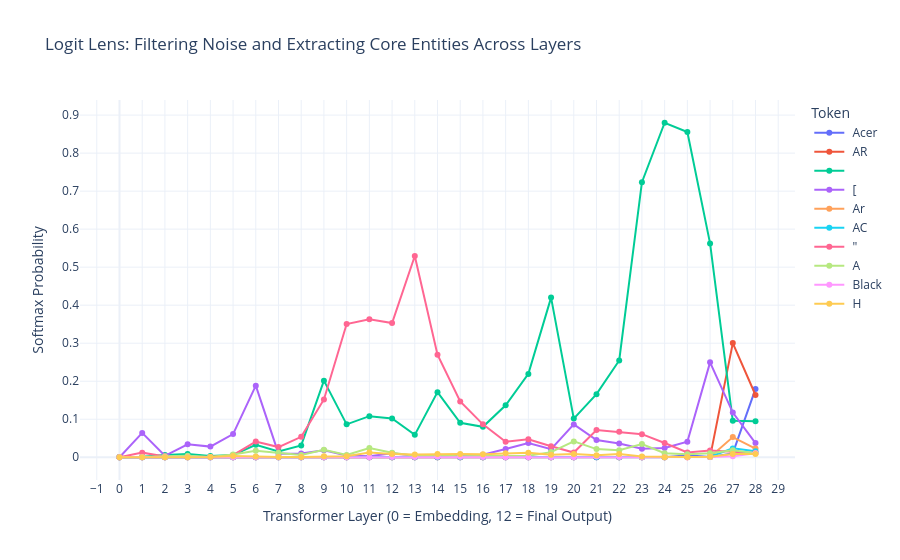

The notebook cell this image was saved under:
### Code cell
# Generate Interactive Plotly Chart
fig = px.line(
    df,
    x="Layer_Num",
    y="Probability",
    color="Token",
    title="Logit Lens: Filtering Noise and Extracting Core Entities Across Layers",
    labels={
        "Layer_Num": "Transformer Layer (0 = Embedding, 12 = Final Output)",
        "Probability": "Softmax Probability"
    },
    markers=True,
    template="plotly_white"
)

fig.update_layout(
    xaxis=dict(tickmode='linear', tick0=0, dtick=1),
    hovermode="x unified"
)

# Renders the interactive widget in Colab
fig.show()

### Figure 1 — Plotly figure (JSON) as saved in the notebook; plotly's stock layout.template omitted (floating-point values rounded to 4 significant figures)
{"data": [{"hovertemplate": "Token= Acer<br>Transformer Layer (0 = Embedding, 12 = Final Output)=%{x}<br>Softmax Probability=%{y}<extra></extra>", "legendgroup": " Acer", "line": {"color": "#636efa", "dash": "solid"}, "marker": {"symbol": "circle"}, "mode": "lines+markers", "name": " Acer", "orientation": "v", "showlegend": true, "type": "scatter", "x": [0, 1, 2, 3, 4, 5, 6, 7, 8, 9, 10, 11, 12, 13, 14, 15, 16, 17, 18, 19, 20, 21, 22, 23, 24, 25, 26, 27, 28], "xaxis": "x", "y": [0.0, 0.0, 0.0, 0.0, 0.0, 0.0, 0.0, 0.0, 0.0, 0.0, 0.0, 0.0, 0.0, 0.0, 0.0, 0.0, 0.0, 0.0, 0.0, 0.0, 0.0, 5.96e-08, 2.444e-06, 7.033e-06, 0.00014, 0.005127, 0.0009398, 0.01011, 0.1798], "yaxis": "y"}, {"hovertemplate": "Token= AR<br>Transformer Layer (0 = Embedding, 12 = Final Output)=%{x}<br>Softmax Probability=%{y}<extra></extra>", "legendgroup": " AR", "line": {"color": "#EF553B", "dash": "solid"}, "marker": {"symbol": "circle"}, "mode": "lines+markers", "name": " AR", "orientation": "v", "showlegend": true, "type": "scatter", "x": [0, 1, 2, 3, 4, 5, 6, 7, 8, 9, 10, 11, 12, 13, 14, 15, 16, 17, 18, 19, 20, 21, 22, 23, 24, 25, 26, 27, 28], "xaxis": "x", "y": [0.0, 4.172e-07, 1.848e-06, 1.49e-06, 1.788e-07, 2.384e-07, 1.132e-06, 3.576e-07, 2.98e-07, 1.669e-06, 1.907e-06, 7.749e-06, 8.821e-06, 1.621e-05, 1.079e-05, 2.253e-05, 2.348e-05, 4.655e-05, 2.885e-05, 2.42e-05, 2.474e-05, 2.879e-05, 1.127e-05, 4.578e-05, 9.179e-06, 9.65e-05, 0.0003526, 0.3003, 0.1637], "yaxis": "y"}, {"hovertemplate": "Token= <br>Transformer Layer (0 = Embedding, 12 = Final Output)=%{x}<br>Softmax Probability=%{y}<extra></extra>", "legendgroup": " ", "line": {"color": "#00cc96", "dash": "solid"}, "marker": {"symbol": "circle"}, "mode": "lines+markers", "name": " ", "orientation": "v", "showlegend": true, "type": "scatter", "x": [0, 1, 2, 3, 4, 5, 6, 7, 8, 9, 10, 11, 12, 13, 14, 15, 16, 17, 18, 19, 20, 21, 22, 23, 24, 25, 26, 27, 28], "xaxis": "x", "y": [0.0, 0.001067, 0.005627, 0.008385, 0.002998, 0.005936, 0.03271, 0.01549, 0.03108, 0.2015, 0.08649, 0.1081, 0.1019, 0.05893, 0.1713, 0.09045, 0.08002, 0.1366, 0.2192, 0.4199, 0.1017, 0.1659, 0.2546, 0.7236, 0.8799, 0.8555, 0.5625, 0.09595, 0.09473], "yaxis": "y"}, {"hovertemplate": "Token= [<br>Transformer Layer (0 = Embedding, 12 = Final Output)=%{x}<br>Softmax Probability=%{y}<extra></extra>", "legendgroup": " [", "line": {"color": "#ab63fa", "dash": "solid"}, "marker": {"symbol": "circle"}, "mode": "lines+markers", "name": " [", "orientation": "v", "showlegend": true, "type": "scatter", "x": [0, 1, 2, 3, 4, 5, 6, 7, 8, 9, 10, 11, 12, 13, 14, 15, 16, 17, 18, 19, 20, 21, 22, 23, 24, 25, 26, 27, 28], "xaxis": "x", "y": [0.0, 0.06403, 0.003838, 0.03421, 0.02802, 0.06091, 0.1884, 0.009392, 0.01009, 0.0186, 0.004478, 0.002426, 0.01041, 0.00404, 0.006001, 0.00565, 0.006344, 0.02162, 0.0372, 0.02107, 0.0863, 0.04535, 0.03638, 0.02237, 0.02438, 0.04095, 0.2496, 0.1176, 0.03738], "yaxis": "y"}, {"hovertemplate": "Token= Ar<br>Transformer Layer (0 = Embedding, 12 = Final Output)=%{x}<br>Softmax Probability=%{y}<extra></extra>", "legendgroup": " Ar", "line": {"color": "#FFA15A", "dash": "solid"}, "marker": {"symbol": "circle"}, "mode": "lines+markers", "name": " Ar", "orientation": "v", "showlegend": true, "type": "scatter", "x": [0, 1, 2, 3, 4, 5, 6, 7, 8, 9, 10, 11, 12, 13, 14, 15, 16, 17, 18, 19, 20, 21, 22, 23, 24, 25, 26, 27, 28], "xaxis": "x", "y": [0.0, 5.96e-07, 1.311e-06, 3.576e-07, 0.0, 5.96e-08, 1.192e-07, 2.384e-07, 4.768e-07, 2.801e-06, 1.371e-06, 2.503e-06, 1.49e-06, 2.384e-06, 7.808e-06, 6.735e-06, 7.51e-06, 7.033e-06, 3.636e-06, 3.457e-06, 5.907e-05, 0.001369, 0.0001328, 0.0002751, 4.137e-05, 0.0002416, 0.000437, 0.05298, 0.02286], "yaxis": "y"}, {"hovertemplate": "Token= AC<br>Transformer Layer (0 = Embedding, 12 = Final Output)=%{x}<br>Softmax Probability=%{y}<extra></extra>", "legendgroup": " AC", "line": {"color": "#19d3f3", "dash": "solid"}, "marker": {"symbol": "circle"}, "mode": "lines+markers", "name": " AC", "orientation": "v", "showlegend": true, "type": "scatter", "x": [0, 1, 2, 3, 4, 5, 6, 7, 8, 9, 10, 11, 12, 13, 14, 15, 16, 17, 18, 19, 20, 21, 22, 23, 24, 25, 26, 27, 28], "xaxis": "x", "y": [0.0, 5.364e-07, 7.987e-06, 4.768e-07, 5.96e-08, 5.96e-08, 4.768e-07, 2.384e-07, 5.364e-07, 2.146e-06, 2.384e-07, 2.384e-06, 2.211e-05, 7.153e-06, 1.299e-05, 2.414e-05, 3.976e-05, 1.085e-05, 6.258e-06, 2.921e-06, 6.795e-06, 2.062e-05, 1.621e-05, 5.788e-05, 0.0001274, 0.0008636, 0.001467, 0.02333, 0.01559], "yaxis": "y"}, {"hovertemplate": "Token= \"<br>Transformer Layer (0 = Embedding, 12 = Final Output)=%{x}<br>Softmax Probability=%{y}<extra></extra>", "legendgroup": " \"", "line": {"color": "#FF6692", "dash": "solid"}, "marker": {"symbol": "circle"}, "mode": "lines+markers", "name": " \"", "orientation": "v", "showlegend": true, "type": "scatter", "x": [0, 1, 2, 3, 4, 5, 6, 7, 8, 9, 10, 11, 12, 13, 14, 15, 16, 17, 18, 19, 20, 21, 22, 23, 24, 25, 26, 27, 28], "xaxis": "x", "y": [0.0, 0.01212, 0.002102, 0.0004323, 0.0004075, 0.005447, 0.04138, 0.02676, 0.05371, 0.1521, 0.3503, 0.3628, 0.353, 0.5293, 0.2695, 0.1469, 0.08655, 0.04071, 0.04739, 0.02879, 0.01244, 0.0719, 0.06689, 0.06079, 0.03748, 0.0124, 0.01781, 0.01361, 0.01123], "yaxis": "y"}, {"hovertemplate": "Token= A<br>Transformer Layer (0 = Embedding, 12 = Final Output)=%{x}<br>Softmax Probability=%{y}<extra></extra>", "legendgroup": " A", "line": {"color": "#B6E880", "dash": "solid"}, "marker": {"symbol": "circle"}, "mode": "lines+markers", "name": " A", "orientation": "v", "showlegend": true, "type": "scatter", "x": [0, 1, 2, 3, 4, 5, 6, 7, 8, 9, 10, 11, 12, 13, 14, 15, 16, 17, 18, 19, 20, 21, 22, 23, 24, 25, 26, 27, 28], "xaxis": "x", "y": [0.0, 0.0003717, 0.002851, 0.004215, 0.0009294, 0.007332, 0.01711, 0.01206, 0.006218, 0.01964, 0.005753, 0.02431, 0.01199, 0.004269, 0.004494, 0.002537, 0.002533, 0.001809, 0.003654, 0.0135, 0.04175, 0.02142, 0.01859, 0.03464, 0.01049, 0.008194, 0.01054, 0.01817, 0.01071], "yaxis": "y"}, {"hovertemplate": "Token= Black<br>Transformer Layer (0 = Embedding, 12 = Final Output)=%{x}<br>Softmax Probability=%{y}<extra></extra>", "legendgroup": " Black", "line": {"color": "#FF97FF", "dash": "solid"}, "marker": {"symbol": "circle"}, "mode": "lines+markers", "name": " Black", "orientation": "v", "showlegend": true, "type": "scatter", "x": [0, 1, 2, 3, 4, 5, 6, 7, 8, 9, 10, 11, 12, 13, 14, 15, 16, 17, 18, 19, 20, 21, 22, 23, 24, 25, 26, 27, 28], "xaxis": "x", "y": [0.0, 2.98e-07, 1.55e-06, 7.749e-07, 5.96e-07, 9.835e-06, 2.229e-05, 5.722e-06, 2.682e-05, 2.164e-05, 3.392e-05, 0.0002449, 0.0005026, 0.0008912, 0.001039, 0.001256, 0.0005226, 4.804e-05, 5.859e-05, 0.0001409, 0.0002434, 0.001765, 0.000701, 0.0002997, 3.797e-05, 8.547e-05, 0.0004635, 0.002449, 0.01063], "yaxis": "y"}, {"hovertemplate": "Token= H<br>Transformer Layer (0 = Embedding, 12 = Final Output)=%{x}<br>Softmax Probability=%{y}<extra></extra>", "legendgroup": " H", "line": {"color": "#FECB52", "dash": "solid"}, "marker": {"symbol": "circle"}, "mode": "lines+markers", "name": " H", "orientation": "v", "showlegend": true, "type": "scatter", "x": [0, 1, 2, 3, 4, 5, 6, 7, 8, 9, 10, 11, 12, 13, 14, 15, 16, 17, 18, 19, 20, 21, 22, 23, 24, 25, 26, 27, 28], "xaxis": "x", "y": [0.0, 1.806e-05, 0.0002491, 0.0001243, 0.000339, 0.00349, 0.001707, 0.0006647, 0.0006948, 0.002537, 0.002398, 0.01271, 0.008629, 0.007492, 0.008331, 0.008224, 0.007744, 0.01054, 0.01189, 0.006325, 0.008347, 0.005131, 0.008247, 0.001924, 0.0002773, 0.0004375, 0.001513, 0.008652, 0.008545], "yaxis": "y"}], "layout": {"hovermode": "x unified", "legend": {"title": {"text": "Token"}, "tracegroupgap": 0}, "title": {"text": "Logit Lens: Filtering Noise and Extracting Core Entities Across Layers"}, "xaxis": {"anchor": "y", "domain": [0, 1], "dtick": 1, "tick0": 0, "tickmode": "linear", "title": {"text": "Transformer Layer (0 = Embedding, 12 = Final Output)"}}, "yaxis": {"anchor": "x", "domain": [0, 1], "title": {"text": "Softmax Probability"}}}}
